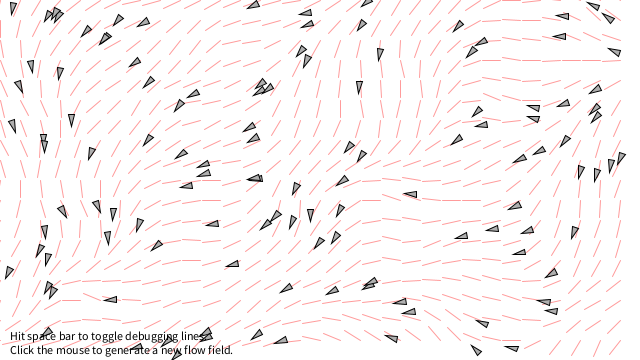
Frame 1 (no input)
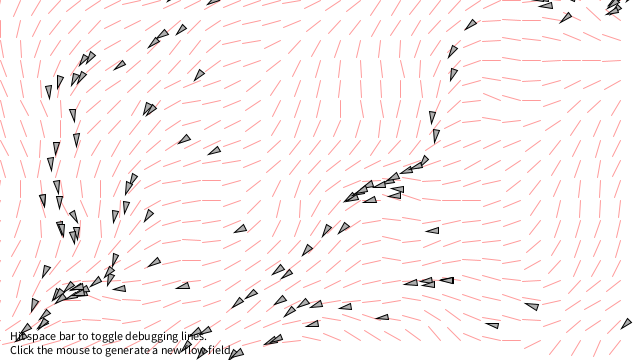
Frame 60 (the mouse pressed at the canvas centre just before this capture)
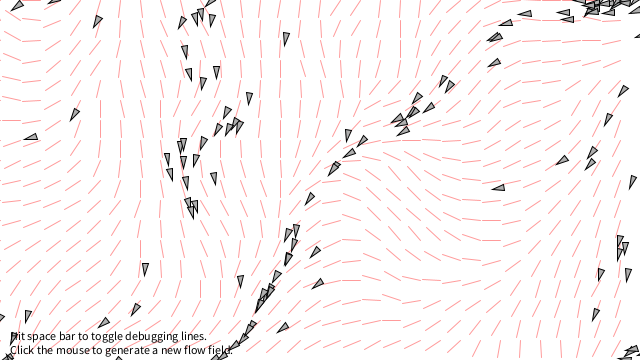
Frame 120 (the mouse held since frame 60 and released just before this capture)

The Processing sketch that drew these frames (run headless with seeded random() and noise(); from frame 60 on, the mouse is pressed at the canvas centre):

// Processing sketch: test
// ── test.pde
// The Nature of Code
// Daniel Shiffman
// http://natureofcode.com

// Flow Field Following
// Via Reynolds: http://www.red3d.com/cwr/steer/FlowFollow.html

// Using this variable to decide whether to draw all the stuff
boolean debug = true;
boolean parallel = false;
// Flowfield object
FlowField flowfield;
// An ArrayList of vehicles
ArrayList<Vehicle> vehicles;

void setup() {
  size(640, 360);
  // Make a new flow field with "resolution" of 16
  flowfield = new FlowField(20);
  vehicles = new ArrayList<Vehicle>();
  // Make a whole bunch of vehicles with random maxspeed and maxforce values
  for (int i = 0; i < 120; i++) {
    vehicles.add(new Vehicle(new PVector(random(width), random(height)), random(2, 5), random(0.1, 0.5)));
  }
}

void draw() {
  background(255);
  // Display the flowfield in "debug" mode
  if (debug) flowfield.display();
  
  if (parallel) flowfield.displayP();
  
  // Tell all the vehicles to follow the flow field
  for (Vehicle v : vehicles) {
    if(parallel){
      v.followParallel(flowfield);
    }else {
      v.follow(flowfield);
    }
    
    v.run();
  }

  // Instructions
  fill(0);
  text("Hit space bar to toggle debugging lines.\nClick the mouse to generate a new flow field.",10,height-20);
}


void keyPressed() {
  if (key == ' ') {
    debug = !debug;
  }
  
  if (key == 'p') {
    parallel = !parallel;
    debug = !debug;
  }
}

// Make a new flowfield
void mousePressed() {
  flowfield.init();
}
// ── FlowField.pde
// The Nature of Code
// Daniel Shiffman
// http://natureofcode.com

// Flow Field Following

class FlowField {

  // A flow field is a two dimensional array of PVectors
  PVector[][] field;

  PVector[][] pField;

  int cols, rows; // Columns and Rows
  int resolution; // How large is each "cell" of the flow field

  FlowField(int r) {
    resolution = r;
    // Determine the number of columns and rows based on sketch's width and height
    cols = width/resolution;
    rows = height/resolution;
    field = new PVector[cols][rows];

    pField = new PVector[cols][rows];

    init();
  }

  void init() {
    // Reseed noise so we get a new flow field every time
    noiseSeed((int)random(10000));
    float xoff = 0;
    for (int i = 0; i < cols; i++) {
      float yoff = 0;
      for (int j = 0; j < rows; j++) {
        float theta = map(noise(xoff, yoff), 0, 1, 0, TWO_PI);
        // Polar to cartesian coordinate transformation to get x and y components of the vector
        field[i][j] = new PVector(cos(theta), sin(theta));
        yoff += 0.1;
      }
      xoff += 0.1;
    }

    PVector z = new PVector(0, 0, 1);
    for (int i = 0; i < cols; i++) {
      for (int j = 0; j < rows; j++) {

        // Polar to cartesian coordinate transformation to get x and y components of the vector

        pField[i][j] = field[i][j].cross(z);
        //println(pField[i][j]);
        //println(field[i][j]);
      }
    }
  }

  // Draw every vector
  void display() {
    for (int i = 0; i < cols; i++) {
      for (int j = 0; j < rows; j++) {
 
        drawVector(field[i][j], i*resolution, j*resolution, resolution-2);
 
      }
    }

  }

void displayP() {
    for (int i = 0; i < cols; i++) {
      for (int j = 0; j < rows; j++) {

        drawParallelVector(pField[i][j], i*resolution, j*resolution, resolution-2);
      }
    }
}



  // Renders a vector object 'v' as an arrow and a location 'x,y'
  void drawVector(PVector v, float x, float y, float scayl) {
    pushMatrix();
    float arrowsize = 4;
    // Translate to location to render vector
    translate(x, y);
    stroke(255, 0, 0, 100);
    // Call vector heading function to get direction (note that pointing to the right is a heading of 0) and rotate
    rotate(v.heading2D());
    // Calculate length of vector & scale it to be bigger or smaller if necessary
    float len = v.mag()*scayl;
    // Draw three lines to make an arrow (draw pointing up since we've rotate to the proper direction)
    line(0, 0, len, 0);
    //line(len,0,len-arrowsize,+arrowsize/2);
    //line(len,0,len-arrowsize,-arrowsize/2);
    popMatrix();
  }

  // Renders a vector object 'v' as an arrow and a location 'x,y'
  void drawParallelVector(PVector v, float x, float y, float scayl) {
    pushMatrix();
    float arrowsize = 4;
    // Translate to location to render vector
    translate(x, y);
    stroke(0, 0, 255, 100);
    // Call vector heading function to get direction (note that pointing to the right is a heading of 0) and rotate
    rotate(v.heading2D());
    // Calculate length of vector & scale it to be bigger or smaller if necessary
    float len = v.mag()*scayl;
    // Draw three lines to make an arrow (draw pointing up since we've rotate to the proper direction)
    line(0, 0, len, 0);
    //line(len,0,len-arrowsize,+arrowsize/2);
    //line(len,0,len-arrowsize,-arrowsize/2);
    popMatrix();
  }


  PVector lookup(PVector lookup) {
    int column = int(constrain(lookup.x/resolution, 0, cols-1));
    int row = int(constrain(lookup.y/resolution, 0, rows-1));
    return field[column][row].get();
  }

  PVector parallelLookup(PVector lookup) {
    int column = int(constrain(lookup.x/resolution, 0, cols-1));
    int row = int(constrain(lookup.y/resolution, 0, rows-1));
    return pField[column][row].get();
  }
}
// ── Vehicle.pde
// The Nature of Code
// Daniel Shiffman
// http://natureofcode.com

// Flow Field Following

class Vehicle {

  // The usual stuff
  PVector location;
  PVector velocity;
  PVector acceleration;
  float r;
  float maxforce;    // Maximum steering force
  float maxspeed;    // Maximum speed

    Vehicle(PVector l, float ms, float mf) {
    location = l.get();
    r = 3.0;
    maxspeed = ms;
    maxforce = mf;
    acceleration = new PVector(0,0);
    velocity = new PVector(0,0);
  }

  public void run() {
    update();
    borders();
    display();
  }


  // Implementing Reynolds' flow field following algorithm
  // http://www.red3d.com/cwr/steer/FlowFollow.html
  void follow(FlowField flow) {
    // What is the vector at that spot in the flow field?
    PVector desired = flow.lookup(location);
    // Scale it up by maxspeed
    desired.mult(maxspeed);
    // Steering is desired minus velocity
    PVector steer = PVector.sub(desired, velocity);
    steer.limit(maxforce);  // Limit to maximum steering force
    applyForce(steer);
  }

   void followParallel(FlowField flow) {
    // What is the vector at that spot in the flow field?
    PVector desired = flow.parallelLookup(location);
    // Scale it up by maxspeed
    desired.mult(maxspeed);
    // Steering is desired minus velocity
    PVector steer = PVector.sub(desired, velocity);
    steer.limit(maxforce);  // Limit to maximum steering force
    applyForce(steer);
  }



  void applyForce(PVector force) {
    // We could add mass here if we want A = F / M
    acceleration.add(force);
  }

  // Method to update location
  void update() {
    // Update velocity
    velocity.add(acceleration);
    // Limit speed
    velocity.limit(maxspeed);
    location.add(velocity);
    // Reset accelertion to 0 each cycle
    acceleration.mult(0);
  }

  void display() {
    // Draw a triangle rotated in the direction of velocity
    float theta = velocity.heading2D() + radians(90);
    fill(175);
    stroke(0);
    pushMatrix();
    translate(location.x,location.y);
    rotate(theta);
    beginShape(TRIANGLES);
    vertex(0, -r*2);
    vertex(-r, r*2);
    vertex(r, r*2);
    endShape();
    popMatrix();
  }

  // Wraparound
  void borders() {
    if (location.x < -r) location.x = width+r;
    if (location.y < -r) location.y = height+r;
    if (location.x > width+r) location.x = -r;
    if (location.y > height+r) location.y = -r;
  }
}
